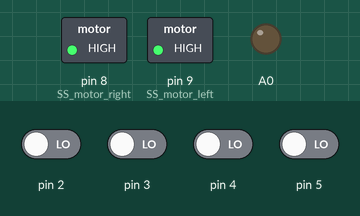
This sketch was run on a simulated Arduino Uno, built with avr-gcc and run on an emulated ATmega328P. Parts: switched loads named in the sketch (green lamp = pin HIGH), output pins drawn as LEDs (lit = HIGH). The inputs (shaded band) are chosen by the test bench; at power-on: pin 2–5 LOW. Pins used as bus, display or sensor lines are not drawn.

Above: at 1.2 s.
1.3 s: pin 3 driven HIGH
At 2.1 s:
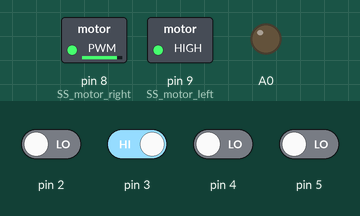
2.8 s: pin 4 driven HIGH
At 3.2 s:
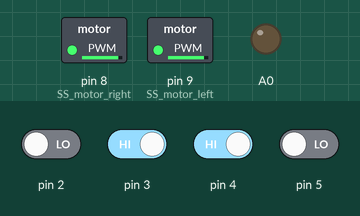
Timing chart, 0 to 5.8 s (numbered marks = the images above; inputs shaded):
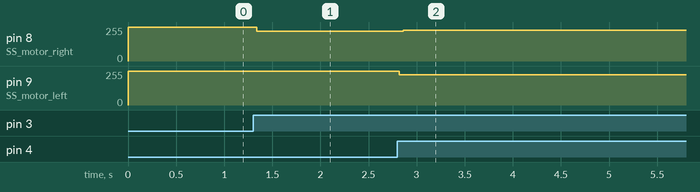

The sketch:

master_light_ultra.ino
```cpp
#include<SPI.h>
#include <Wire.h>

#define SS_motor_right 8
#define SS_motor_left 9
#define SS_small 6
#define SS_ultra 10
#define SS_kick 7
byte x;
byte Mastersend = 1, Mastereceive_ultra, Mastereceive_right, Mastereceive_left, Mastereceive_small, Mastereceive_kick;
bool  right_line[8];
bool small_line[8];
bool  line_data[20] {0};
float x_vector, y_vector;
int final_angle;
int detected_count;
//330 , 345 , 15 , 30
//70 , 80 , 90 , 100 , 110
//160 , 170 , 180 , 190 , 200
//250 , 260 ,270 ,280 , 300


//ultra table
/*
  l z p
  0 0 0
  0 0 1
  0 1 0
  0 1 1
  1 0 0
  1 0 1
  1 1 0
  1 1 1
*/
float vector_table[19][2] {
  { -0.50000, 0.86602},
  { -0.25882, 0.96592},
  {0.25882, 0.96593},
  {0.50000, 0.86603},
  {0.93969, 0.34202},
  {0.98481, 0.17365},
  {1.00000, 0.00000},
  {0.98481, -0.17365},
  {0.93969, -0.34202},
  {0.34202, -0.93969},
  {0.17365, -0.98481},
  {0.00000, -1.00000},
  { -0.17365, -0.98481},
  { -0.34202, -0.93969},
  { -0.93969, -0.34202},
  { -0.98481, -0.17365},
  { -1.00000, -0.00000},
  { -0.98481, 0.17364},
  { -0.86603, 0.50000}
};

void setup (void)

{
  Serial.begin(9600);
  Wire.begin(8);
  Wire.onRequest(requestEvent);
  pinMode(SS_ultra, OUTPUT);
  pinMode(SS_motor_left, OUTPUT);
  pinMode(SS_motor_right, OUTPUT);
  pinMode(SS_small, OUTPUT);
  pinMode(SS_kick, OUTPUT);
  pinMode(A0, OUTPUT);
  pinMode(3, INPUT);
  pinMode(5, INPUT);
  pinMode(4, INPUT);
  pinMode(2, INPUT);
  digitalWrite(SS_ultra, HIGH);
  digitalWrite(SS_motor_right, HIGH);
  digitalWrite(SS_motor_left, HIGH);
  digitalWrite(SS_small, HIGH);
  digitalWrite(SS_kick, HIGH);
  digitalWrite(A0, LOW);
  SPI.begin();
  SPI.setClockDivider(SPI_CLOCK_DIV8);
}
void requestEvent() {
  if (final_angle > 0) {
    Wire.write(1);
    Wire.write(final_angle);
  }
  else {
    Wire.write(2);
    Wire.write(final_angle * -1);
  }
}
void loop(void)
{
  digitalWrite(SS_ultra, HIGH);
  digitalWrite(SS_motor_right, HIGH);
  digitalWrite(SS_motor_left, HIGH);
  digitalWrite(SS_small, HIGH);
  digitalWrite(SS_kick, HIGH);

  x_vector = 0;
  y_vector = 0;
  detected_count = 0;
  if (digitalRead(3)) {
    digitalWrite(SS_motor_right, LOW);
    Mastereceive_right = SPI.transfer(Mastersend);
    digitalWrite(SS_motor_right, HIGH);
    for (unsigned int i = 0; i != 5; ++i)
    {
      line_data[i + 4] = Mastereceive_right & 1;
      Mastereceive_right /= 2;
      if (line_data[i + 4]) {
        x_vector += vector_table[i + 4][0] ;
        y_vector += vector_table[i + 4][1] ;
        detected_count++;
      }
    }
  }
  if (digitalRead(5)) {
    digitalWrite(SS_small, LOW);
    Mastereceive_small = SPI.transfer(Mastersend);
    digitalWrite(SS_small, HIGH);
    for (unsigned int i = 0; i != 4; ++i)
    {
      line_data[i] = Mastereceive_small & 1;
      Mastereceive_small /= 2;
      if ( line_data[i]) {
        x_vector += vector_table[i][0] ;
        y_vector += vector_table[i][1] ;
        detected_count++;
      }
    }
  }
  if (digitalRead(4)) {
    digitalWrite(SS_motor_left, LOW);
    Mastereceive_left = SPI.transfer(Mastersend);
    digitalWrite(SS_motor_left, HIGH);
    for (unsigned int i = 0; i != 5; ++i)
    {
      line_data[i + 14] = Mastereceive_left & 1;
      Mastereceive_left /= 2;
      if ( line_data[i + 14]) {
        x_vector += vector_table[i + 14][0] ;
        y_vector += vector_table[i + 14][1] ;
        detected_count++;
      }
    }
  }
  if (digitalRead(2)) {
    digitalWrite(SS_kick, LOW);
    Mastereceive_kick = SPI.transfer(Mastersend);
    digitalWrite(SS_kick, HIGH);
    for (unsigned int i = 0; i != 5; ++i)
    {
      line_data[i + 9] = Mastereceive_kick & 1;
      Mastereceive_kick /= 2;
      if ( line_data[i + 9]) {
        x_vector += vector_table[i + 9][0] ;
        y_vector += vector_table[i + 9][1] ;
        detected_count++;
      }
    }
  }
  if (detected_count == 0) {
    digitalWrite(A0, LOW);
  }
  else {
    final_angle = (atan2(x_vector , y_vector) * 180) / 3.14159;

    //Serial.println(final_angle);
/*
    digitalWrite(SS_ultra, LOW);
    Mastereceive_ultra = SPI.transfer(Mastersend);
    delayMicroseconds(20);
    digitalWrite(SS_ultra, HIGH);
   // Serial.println(Mastereceive_ultra);
    //2 right
    //3 left

    if (final_angle > 60 && final_angle < 120) {
      if ( Mastereceive_ultra == 3 ) {
        final_angle = final_angle - 180;
      }
    }
    else if (final_angle < -60 && final_angle > -120) {
      if ( Mastereceive_ultra == 2 ) {
        final_angle = final_angle + 180;
      }
    }*/
    //Serial.println(final_angle);
    digitalWrite(A0, HIGH);
  }

}
```

Measured:
- after the input at 1.3 s, pin 8 (SS_motor_right): 255/255 → 223/255 at once
- after the input at 2.8 s, pin 8 (SS_motor_right): 223/255 → 231/255 after 0.06 s; pin 9 (SS_motor_left): 255/255 → 228/255 at once
